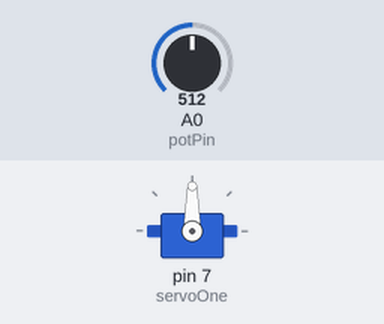
The sketch below on a simulated Arduino Uno, built with avr-gcc and run on an emulated ATmega328P. On the bench: servo. The inputs (shaded band) are chosen by the test bench; at power-on: A0 (potPin) = 512.

Above: at 1.2 s.
1.3 s: A0 (potPin) set to 716
At 2.3 s:
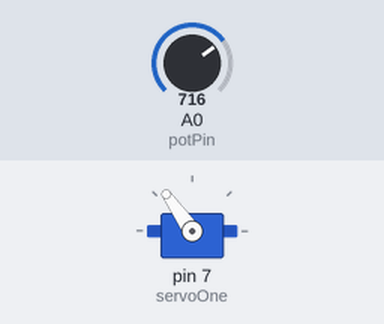
2.8 s: A0 (potPin) set to 900
At 3.1 s:
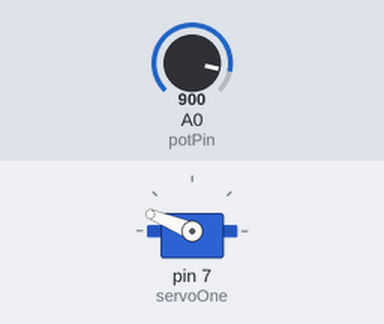
4.3 s: A0 (potPin) set to 1023
At 5.5 s:
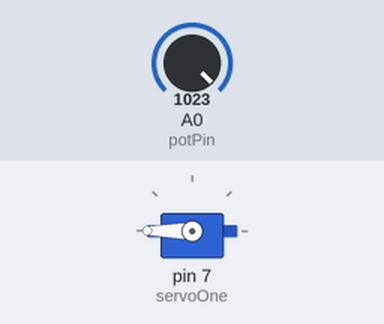
5.8 s: A0 (potPin) set to 306
At 6.6 s:
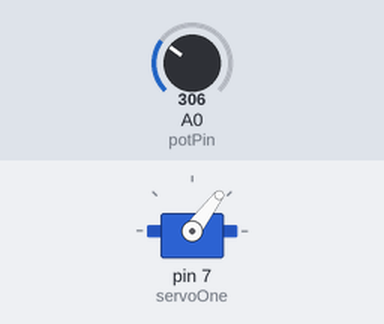
7.3 s: A0 (potPin) set to 122
At 8.0 s:
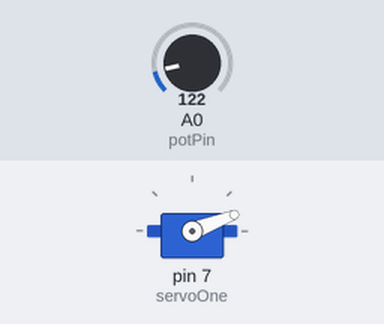
Timing chart, 0 to 9.8 s (numbered marks = the images above; inputs shaded):
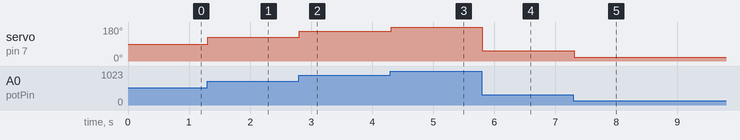

The sketch:

PotentiometerServo.ino
```cpp
/*
 * This module adjusts a servo based on the resistance
 * of a potentiometer.
 * Created by: James Couse
*/

#include <Servo.h>

Servo servoOne;  // create servo object to control a servo

int potPin = 0;  // analog pin used to connect the potentiometer
int value;    // variable to read the value from the analog pin

void setup() {
  servoOne.attach(7);  // attaches the servo on pin 7 to the servo object
}

void loop() {
  value = analogRead(potPin);        // reads the value of the potentiometer (value between 0 and 1023)
  value = map(value, 0, 1023, 0, 180);     // scale it to use it with the servo (value between 0 and 180)
  servoOne.write(value);                  // sets the servo position according to the scaled value
  delay(15);                           // waits for the servo to get there
}
```

Measured:
- after the input at 1.3 s, servo on pin 7 (servoOne): 90° → 125° at once
- after the input at 2.8 s, servo on pin 7 (servoOne): 125° → 158° at once
- after the input at 4.3 s, servo on pin 7 (servoOne): 158° → 180° at once
- after the input at 5.8 s, servo on pin 7 (servoOne): 180° → 53° at once
- after the input at 7.3 s, servo on pin 7 (servoOne): 53° → 21° at once
